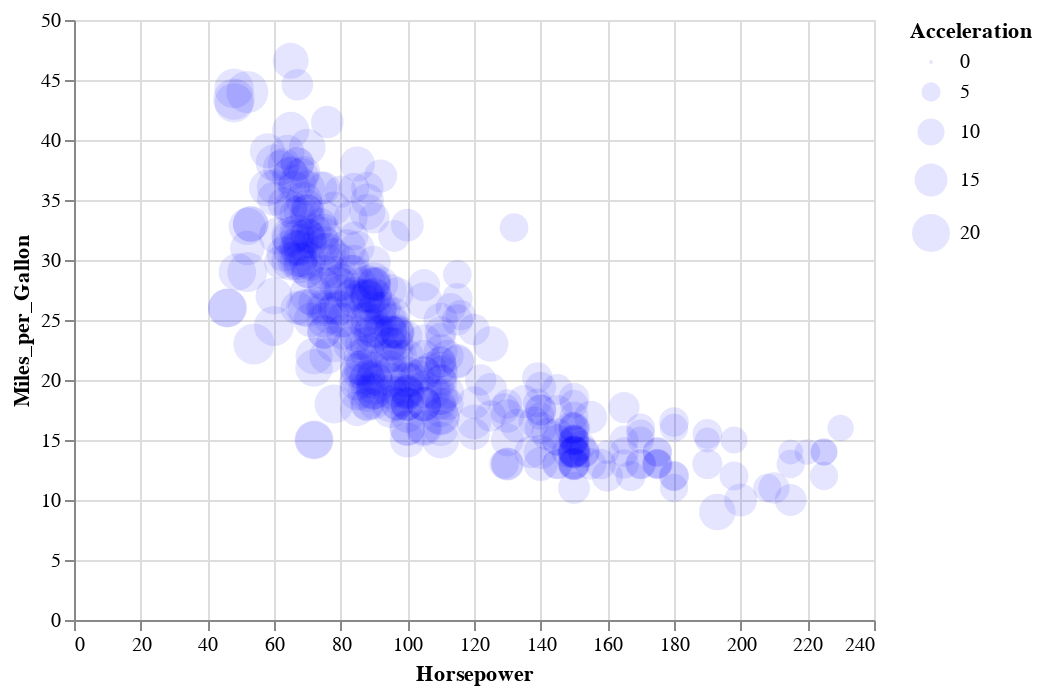

The cell this chart's notebook holds for it:
### Code cell
alt.renderers.enable('default')
chart(expr.execute())

### Figure 1 — Vega-Lite specification as saved in the notebook (floating-point values rounded to 4 significant figures; data arrays with more than 128 entries replaced by an {"elided": "..."} marker saying what was removed)
{"$schema": "https://vega.github.io/schema/vega-lite/v2.4.1.json", "config": {"view": {"height": 300, "width": 400}}, "data": {"values": {"elided": "406 records"}}, "encoding": {"size": {"field": "Acceleration", "scale": {"domain": [0, 20]}, "type": "quantitative"}, "x": {"field": "Horsepower", "scale": {"domain": [0, 240], "range": "width"}, "type": "quantitative"}, "y": {"field": "Miles_per_Gallon", "scale": {"domain": [0, 50], "range": "height"}, "type": "quantitative"}}, "mark": {"fill": "blue", "opacity": 0.1, "type": "circle"}}
